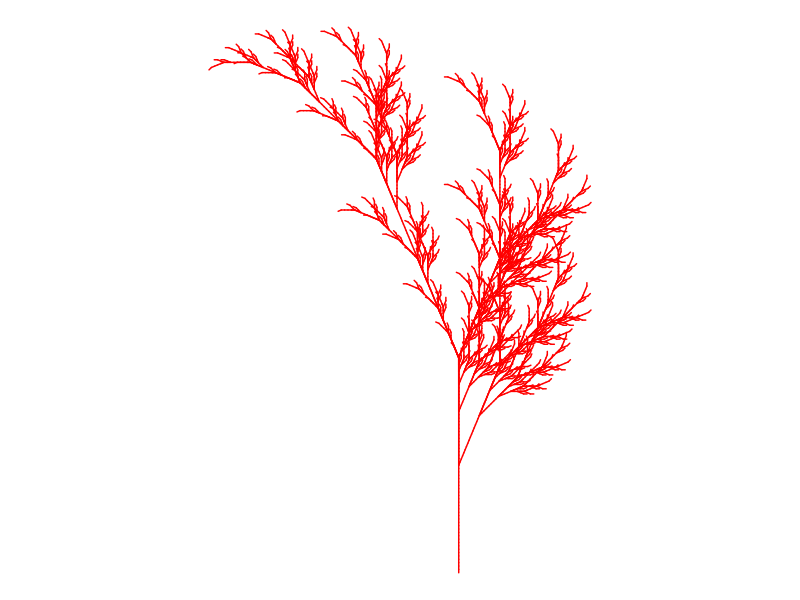

Write the R code that produced this figure.
## ---- chunk 1
# Title Fall color
# Credit: https://fronkonstin.com

# Install packages

#install.packages("gsubfn")
#install.packages("tidyverse")
library(gsubfn)
library(tidyverse)

# Define elements in plant art
# Each image corresponds to a different axiom, rules, angle and depth

# Leaf of Fall

axiom="X"
rules=list("X"="F-[[X]+X]+F[+FX]-X", "F"="FF")
angle=22.5
depth=6


for (i in 1:depth) axiom=gsubfn(".", rules, axiom)

actions=str_extract_all(axiom, "\\d*\\+|\\d*\\-|F|L|R|\\[|\\]|\\|") %>% unlist

status=data.frame(x=numeric(0), y=numeric(0), alfa=numeric(0))
points=data.frame(x1 = 0, y1 = 0, x2 = NA, y2 = NA, alfa=90, depth=1)


# Generating data
# Note: may take a minute or two

for (action in actions)
{
  if (action=="F")
  {
    x=points[1, "x1"]+cos(points[1, "alfa"]*(pi/180))
    y=points[1, "y1"]+sin(points[1, "alfa"]*(pi/180))
    points[1,"x2"]=x
    points[1,"y2"]=y
    data.frame(x1 = x, y1 = y, x2 = NA, y2 = NA,
               alfa=points[1, "alfa"],
               depth=points[1,"depth"]) %>% rbind(points)->points
  }
  if (action %in% c("+", "-")){
    alfa=points[1, "alfa"]
    points[1, "alfa"]=eval(parse(text=paste0("alfa",action, angle)))
  }
  if(action=="["){
    data.frame(x=points[1, "x1"], y=points[1, "y1"], alfa=points[1, "alfa"]) %>%
      rbind(status) -> status
    points[1, "depth"]=points[1, "depth"]+1
  }
  
  if(action=="]"){
    depth=points[1, "depth"]
    points[-1,]->points
    data.frame(x1=status[1, "x"], y1=status[1, "y"], x2=NA, y2=NA,
               alfa=status[1, "alfa"],
               depth=depth-1) %>%
      rbind(points) -> points
    status[-1,]->status
  }
}

ggplot() +
  geom_segment(aes(x = x1, y = y1, xend = x2, yend = y2),
               lineend = "round",
               color="red", # Set your own Fall color?
               data=na.omit(points)) +
  coord_fixed(ratio = 1) +
  theme_void() # No grid nor axes
